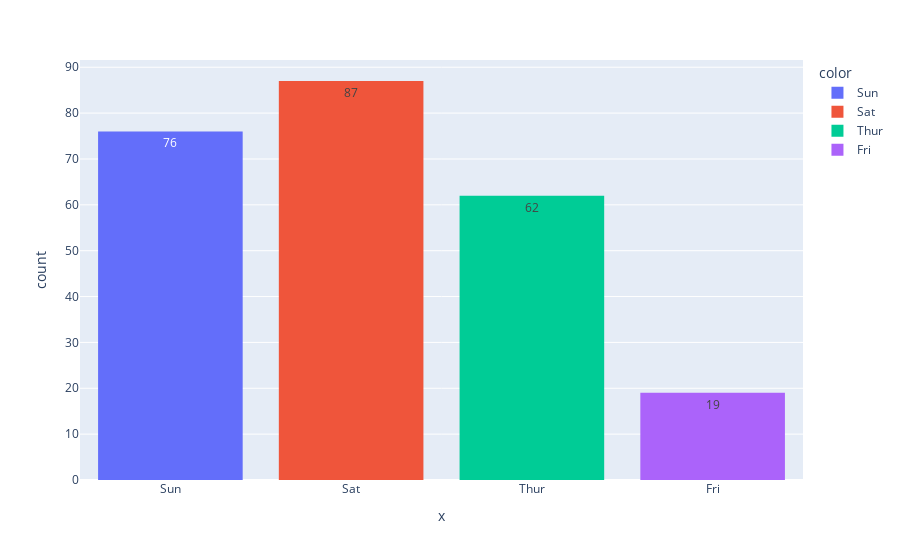

The code cell stored with this chart in its notebook:
### Code cell
#to show different colors
fig = px.histogram(x= df['day'], text_auto=True, color= df['day'])
fig.show()

### Figure 1 — Plotly figure (JSON) as saved in the notebook; plotly's stock layout.template omitted (floating-point values rounded to 4 significant figures)
{"data": [{"bingroup": "x", "hovertemplate": "color=Sun<br>x=%{x}<br>count=%{y}<extra></extra>", "legendgroup": "Sun", "marker": {"color": "#636efa", "pattern": {"shape": ""}}, "name": "Sun", "orientation": "v", "showlegend": true, "texttemplate": "%{value}", "type": "histogram", "x": ["Sun", "Sun", "Sun", "Sun", "Sun", "Sun", "Sun", "Sun", "Sun", "Sun", "Sun", "Sun", "Sun", "Sun", "Sun", "Sun", "Sun", "Sun", "Sun", "Sun", "Sun", "Sun", "Sun", "Sun", "Sun", "Sun", "Sun", "Sun", "Sun", "Sun", "Sun", "Sun", "Sun", "Sun", "Sun", "Sun", "Sun", "Sun", "Sun", "Sun", "Sun", "Sun", "Sun", "Sun", "Sun", "Sun", "Sun", "Sun", "Sun", "Sun", "Sun", "Sun", "Sun", "Sun", "Sun", "Sun", "Sun", "Sun", "Sun", "Sun", "Sun", "Sun", "Sun", "Sun", "Sun", "Sun", "Sun", "Sun", "Sun", "Sun", "Sun", "Sun", "Sun", "Sun", "Sun", "Sun"], "xaxis": "x", "yaxis": "y"}, {"bingroup": "x", "hovertemplate": "color=Sat<br>x=%{x}<br>count=%{y}<extra></extra>", "legendgroup": "Sat", "marker": {"color": "#EF553B", "pattern": {"shape": ""}}, "name": "Sat", "orientation": "v", "showlegend": true, "texttemplate": "%{value}", "type": "histogram", "x": ["Sat", "Sat", "Sat", "Sat", "Sat", "Sat", "Sat", "Sat", "Sat", "Sat", "Sat", "Sat", "Sat", "Sat", "Sat", "Sat", "Sat", "Sat", "Sat", "Sat", "Sat", "Sat", "Sat", "Sat", "Sat", "Sat", "Sat", "Sat", "Sat", "Sat", "Sat", "Sat", "Sat", "Sat", "Sat", "Sat", "Sat", "Sat", "Sat", "Sat", "Sat", "Sat", "Sat", "Sat", "Sat", "Sat", "Sat", "Sat", "Sat", "Sat", "Sat", "Sat", "Sat", "Sat", "Sat", "Sat", "Sat", "Sat", "Sat", "Sat", "Sat", "Sat", "Sat", "Sat", "Sat", "Sat", "Sat", "Sat", "Sat", "Sat", "Sat", "Sat", "Sat", "Sat", "Sat", "Sat", "Sat", "Sat", "Sat", "Sat", "Sat", "Sat", "Sat", "Sat", "Sat", "Sat", "Sat"], "xaxis": "x", "yaxis": "y"}, {"bingroup": "x", "hovertemplate": "color=Thur<br>x=%{x}<br>count=%{y}<extra></extra>", "legendgroup": "Thur", "marker": {"color": "#00cc96", "pattern": {"shape": ""}}, "name": "Thur", "orientation": "v", "showlegend": true, "texttemplate": "%{value}", "type": "histogram", "x": ["Thur", "Thur", "Thur", "Thur", "Thur", "Thur", "Thur", "Thur", "Thur", "Thur", "Thur", "Thur", "Thur", "Thur", "Thur", "Thur", "Thur", "Thur", "Thur", "Thur", "Thur", "Thur", "Thur", "Thur", "Thur", "Thur", "Thur", "Thur", "Thur", "Thur", "Thur", "Thur", "Thur", "Thur", "Thur", "Thur", "Thur", "Thur", "Thur", "Thur", "Thur", "Thur", "Thur", "Thur", "Thur", "Thur", "Thur", "Thur", "Thur", "Thur", "Thur", "Thur", "Thur", "Thur", "Thur", "Thur", "Thur", "Thur", "Thur", "Thur", "Thur", "Thur"], "xaxis": "x", "yaxis": "y"}, {"bingroup": "x", "hovertemplate": "color=Fri<br>x=%{x}<br>count=%{y}<extra></extra>", "legendgroup": "Fri", "marker": {"color": "#ab63fa", "pattern": {"shape": ""}}, "name": "Fri", "orientation": "v", "showlegend": true, "texttemplate": "%{value}", "type": "histogram", "x": ["Fri", "Fri", "Fri", "Fri", "Fri", "Fri", "Fri", "Fri", "Fri", "Fri", "Fri", "Fri", "Fri", "Fri", "Fri", "Fri", "Fri", "Fri", "Fri"], "xaxis": "x", "yaxis": "y"}], "layout": {"barmode": "relative", "legend": {"title": {"text": "color"}, "tracegroupgap": 0}, "margin": {"t": 60}, "xaxis": {"anchor": "y", "domain": [0, 1], "title": {"text": "x"}}, "yaxis": {"anchor": "x", "domain": [0, 1], "title": {"text": "count"}}}}
